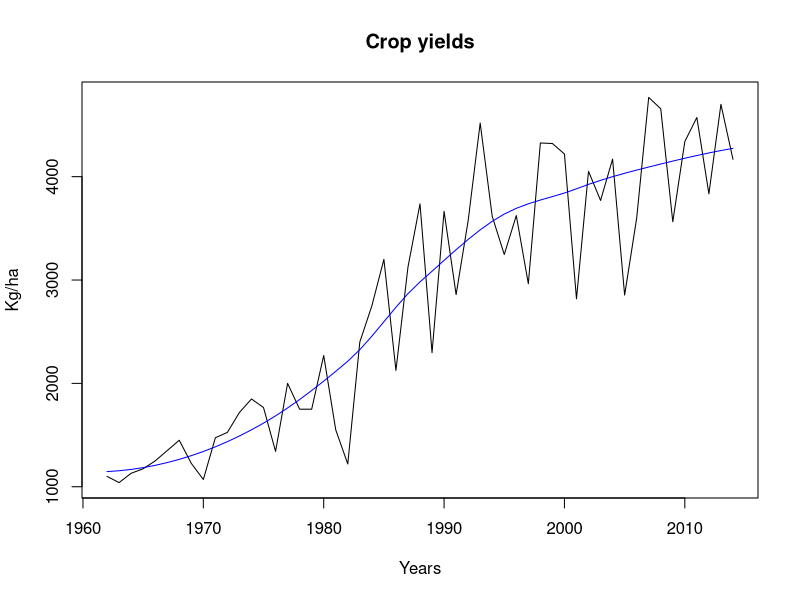

Recreate this plot in R.
## ---- chunk 1
knitr::opts_chunk$set(echo = TRUE)
## ---- chunk 2
dat <- data.frame(year= seq(1962,2014,1),yields=c(1100,1040,1130,1174,1250,1350,1450,1226,1070,1474,1526,1719,1849,1766,1342,2000,1750,1750,2270,1550,1220,2400,2750,3200,2125,3125,3737,2297,3665,2859,3574,4519,3616,3247,3624,2964,4326,4321,4219,2818,4052,3770,4170,2854,3598,4767,4657,3564,4340,4573,3834,4700,4168))

dat$trend  <- loess(yields ~ year, data = dat)$fitted

plot(y = dat$yields, x = dat$year, type = "l",  xlab="Years", ylab="Kg/ha", main="Crop yields")
lines(y = dat$trend, x = dat$year, col = "blue", type = "l")
